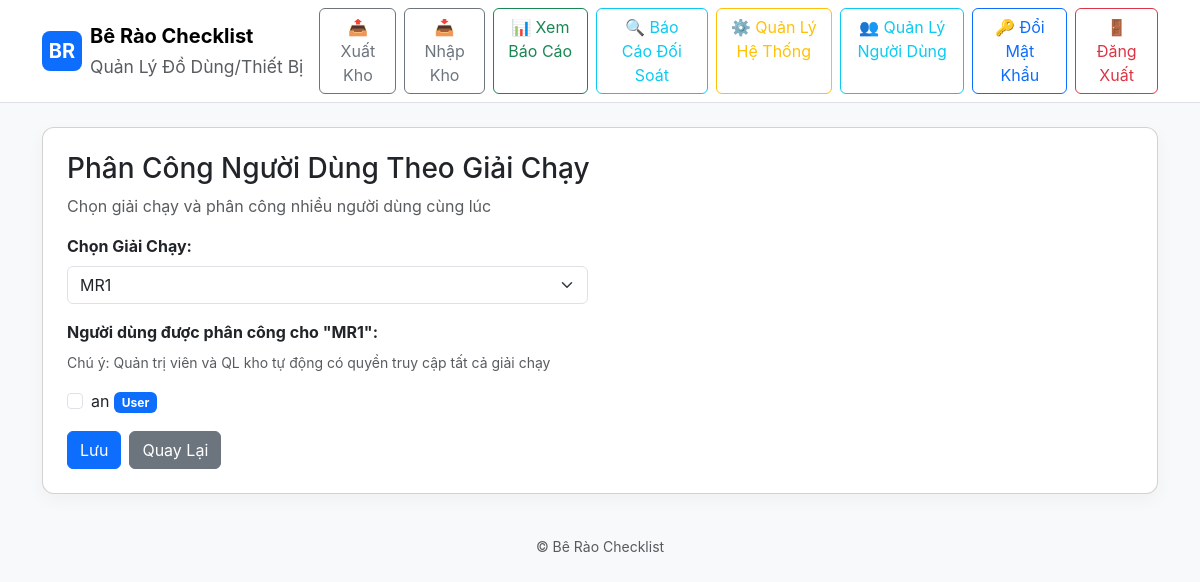
The page /admin/marathon_users (signed in) on the database as committed earlier.
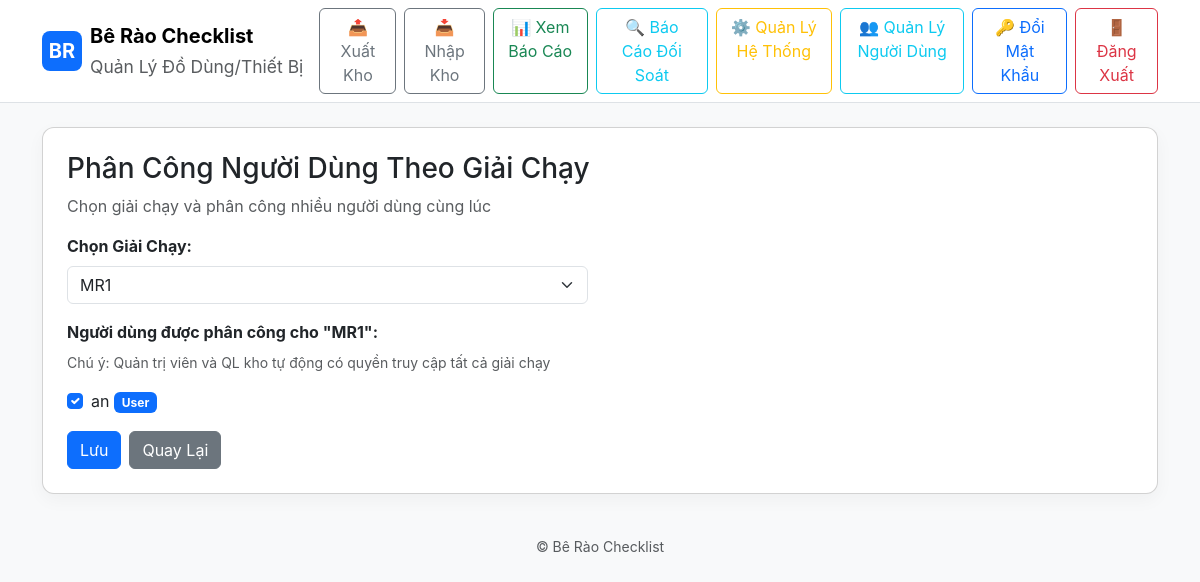
The same page on the database as committed later.
### models.py (models this page shows, shortened)
class User(db.Model):
    id = db.Column(db.Integer, primary_key=True)
    username = db.Column(db.String(100), unique=True, nullable=False)
    password_hash = db.Column(db.String(255), nullable=False)
    role = db.Column(db.String(20), default='user')  # 'admin', 'user', or 'storekeeper'
    assigned_marathons = db.relationship('Marathon', secondary=user_marathon, backref='assigned_users')

### app.py (the view, shortened to what this page needs)
@app.route('/admin/marathon_users', methods=['GET', 'POST'])
@admin_required
def admin_marathon_users():
    current_user = get_current_user()
    marathons = Marathon.query.order_by(Marathon.name).all()
    all_users = User.query.filter(User.role == 'user').order_by(User.username).all()
    selected_marathon_id = request.args.get('marathon') or (marathons[0].id if marathons else None)
    selected_marathon = Marathon.query.get(selected_marathon_id) if selected_marathon_id else None
    return render_template('admin_marathon_users.html', marathons=marathons, all_users=all_users,
                         selected_marathon=selected_marathon, user=current_user)

### app.py (called while the page is built)
def admin_required(f):
    @wraps(f)
    def decorated_function(*args, **kwargs):
        if not session.get('user_id'):
            flash('Vui lòng đăng nhập để truy cập trang này.', 'warning')
            return redirect(url_for('login'))
        user = User.query.get(session['user_id'])
        if not user or user.role != 'admin':
            flash('Bạn không có quyền truy cập trang này.', 'danger')
            return redirect(url_for('index'))
        return f(*args, **kwargs)
    return decorated_function

def get_current_user():
    if session.get('user_id'):
        return User.query.get(session['user_id'])
    return None

### templates/admin_marathon_users.html
{% extends "base.html" %}
{% block content %}
<div class="card p-4">
  <h3>Phân Công Người Dùng Theo Giải Chạy</h3>
  <p class="text-muted">Chọn giải chạy và phân công nhiều người dùng cùng lúc</p>
  {% if marathons %}
  <form method="post">
    <div class="row mb-3">
      <div class="col-md-6">
        <label class="form-label fw-bold">Chọn Giải Chạy:</label>
        <select name="marathon_id" class="form-select" onchange="window.location.href='{{ url_for('admin_marathon_users') }}?marathon=' + this.value">
          {% for m in marathons %}
          <option value="{{ m.id }}" {% if selected_marathon and selected_marathon.id == m.id %}selected{% endif %}>
            {{ m.name }}
          </option>
          {% endfor %}
        </select>
      </div>
    </div>
    {% if selected_marathon %}
    <div class="mb-3">
      <label class="form-label fw-bold">Người dùng được phân công cho "{{ selected_marathon.name }}":</label>
      <p class="text-muted small">Chú ý: Quản trị viên và QL kho tự động có quyền truy cập tất cả giải chạy</p>
      {% if all_users %}
        <div class="row">
          {% for u in all_users %}
          <div class="col-md-4">
            <div class="form-check">
              <input class="form-check-input" type="checkbox" name="users" value="{{ u.id }}" id="user_{{ u.id }}"
                {% if u in selected_marathon.assigned_users %}checked{% endif %}>
              <label class="form-check-label" for="user_{{ u.id }}">
                {{ u.username }}
                {% if u.role == 'storekeeper' %}
                  <span class="badge bg-success">QL kho</span>
                {% else %}
                  <span class="badge bg-primary">User</span>
                {% endif %}
              </label>
            </div>
          </div>
          {% endfor %}
        </div>
      {% else %}
        <p class="text-muted">Chưa có người dùng nào (không tính quản trị viên).</p>
      {% endif %}
    </div>
    <div class="d-flex gap-2">
      <button type="submit" class="btn btn-primary">Lưu</button>
      <a href="{{ url_for('admin_users') }}" class="btn btn-secondary">Quay Lại</a>
    </div>
    {% endif %}
  </form>
  {% else %}
  <p class="text-muted">Chưa có giải chạy nào. Vui lòng tạo giải chạy trước.</p>
  <a href="{{ url_for('admin_dashboard') }}" class="btn btn-primary">Đi đến Quản Lý</a>
  {% endif %}
</div>
{% endblock %}

Rows that differ between the two databases and show on the page:
changed User "an": users "☐" → "☑"
